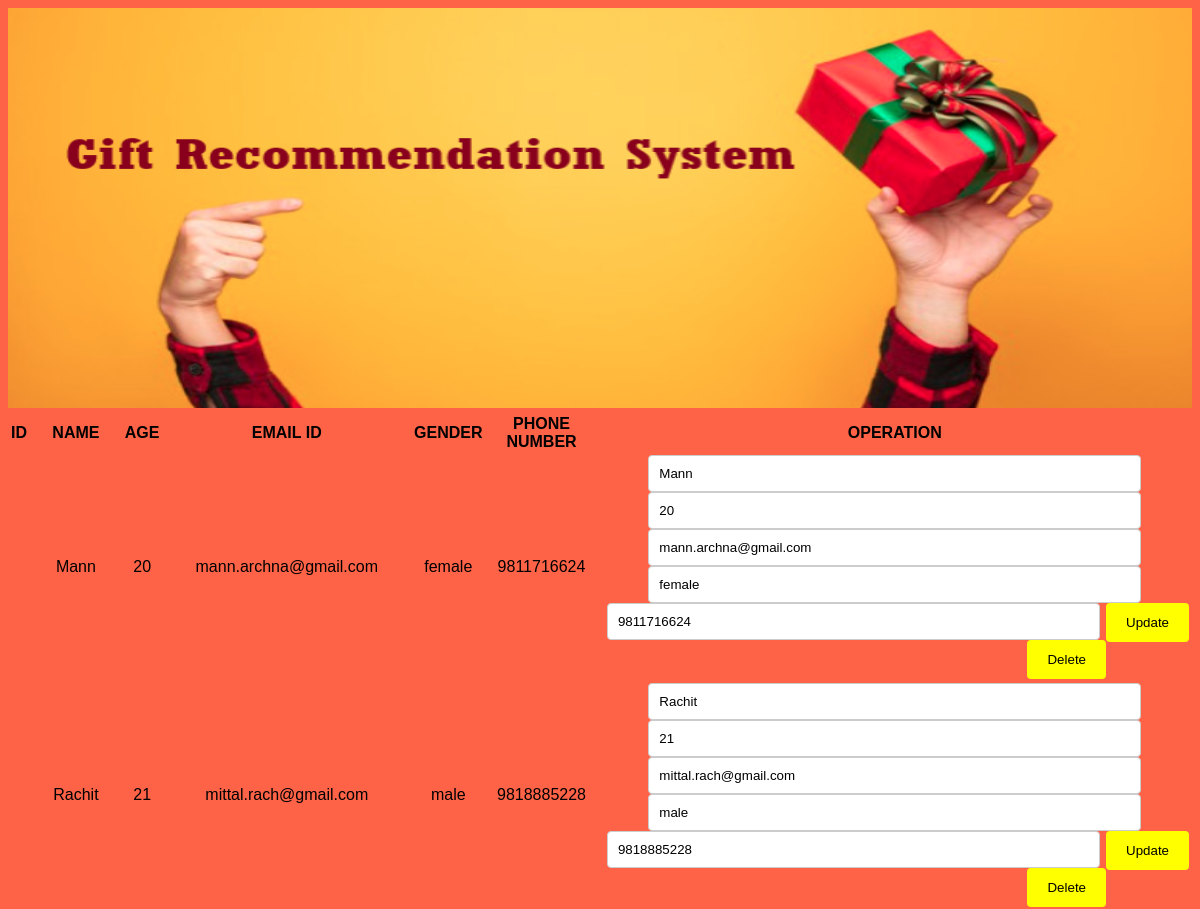
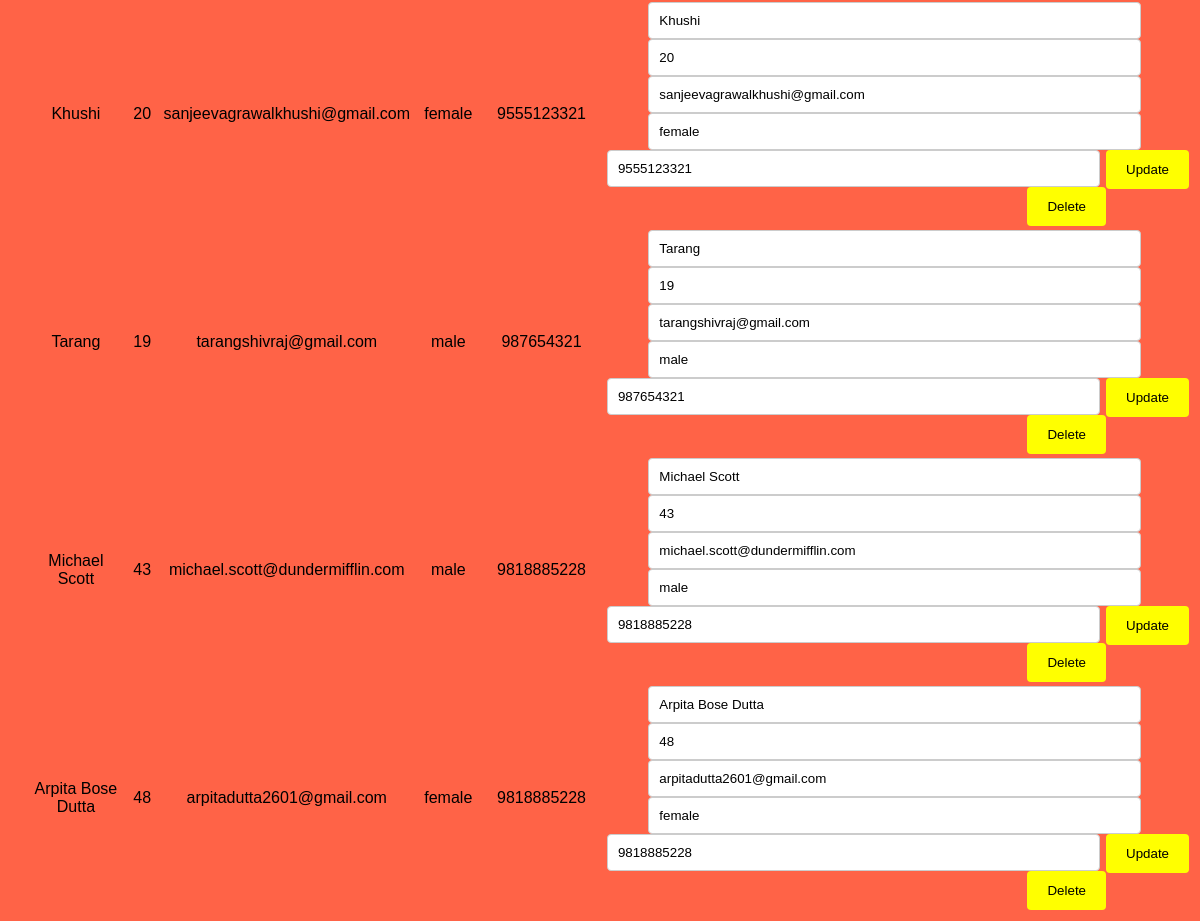
Before: /clients with the older database file (2 pictures, top to bottom).
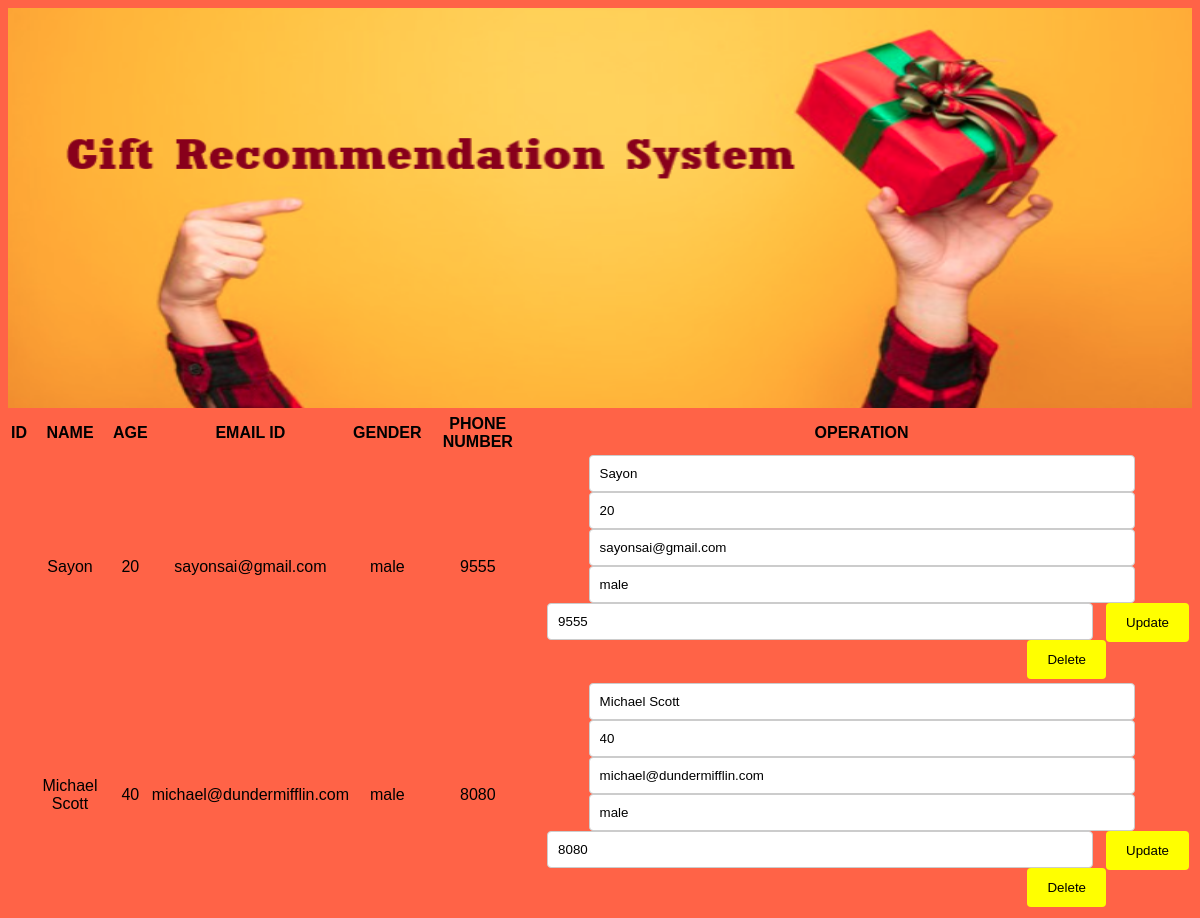
After: the same page with the newer database file.
### project.py (models this page shows)
class Customer(db.Model):
    __tablename__ = 'customer'
    name = db.Column(db.String(30), nullable=False)
    age = db.Column(db.Integer, nullable=False)
    email = db.Column(db.String(30), primary_key=True)
    gender = db.Column(db.String(20), nullable=False)
    phone = db.Column(db.String(13), nullable=False, unique=True)

### project.py (the view)
@app.route("/clients", methods=['GET', 'POST'])
def clients():
    customers = Customer.query.all()
    return render_template("clients.html", customers=customers)

### templates/clients.html (shortened to what this page needs)
<!DOCTYPE html>
<html lang="en">
<head>
    <link rel="stylesheet" href="{{ url_for('static', filename='style.css') }}">
</head>
<body style="background-color: tomato;">
    <div class="cover">
    <img src="{{url_for('static', filename='coverpic.png')}}" width="100%" height="400" alt="gift boxes">
    </div>
    <div class="client-data">
    <table>
        <thead>
            <tr>
                <th>ID</th>
                <th>NAME</th>
                <th>AGE</th>
                <th>EMAIL ID</th>
                <th>GENDER</th>
                <th>PHONE NUMBER</th>
                <th>OPERATION</th>
            </tr>
        </thead>
        <tbody>
            {% for customer in customers %}
            <tr>
                <td>{{customer.id}}</td>
                <td>{{customer.name}}</td>
                <td>{{customer.age}}</td>
                <td>{{customer.email}}</td>
                <td>{{customer.gender}}</td>
                <td>{{customer.phone}}</td>
                <td>
                    <form method="POST" action="./updateclient">
                        <input type="text" value="{{customer.name}}" name="newName">
                        <input type="text" value="{{customer.age}}" name="newAge">
                        <input type="text" value="{{customer.email}}" name="newEmail">
                        <input type="text" value="{{customer.gender}}" name="newGender">
                        <input type="text" value="{{customer.phone}}" name="newPhone">
                        <input type="submit" value="Update">
                    </form>
                    <form method="POST" action="./deleteclient">
                        <input type="submit" value="Delete">
                    </form>
                </td>
            </tr>
            {% endfor %}
        </tbody>
    </table>
    </div>
</body>
</html>

### static/style.css (style rules this page uses)
* { font-family: 'Lucida Sans', 'Lucida Sans Regular', 'Lucida Grande', 'Lucida Sans Unicode', Geneva, Verdana, sans-serif; }
img { width: 100%; }
table { border-radius: 10px; text-align: center; margin: 0 auto; }
input[type=text], input[type=number] { width: 80%; padding: 10px; border: 1px solid #ccc; border-radius: 4px; resize: vertical; }
input[type=submit] { background-color: yellow; color: black; padding: 12px 20px; border: none; border-radius: 4px; cursor: pointer; float: right; }

Changed rows visible on the page:
removed Customer: name "Mann", age "20", email "mann.archna@gmail.com", gender "female", phone "9811716624", newName "Mann", newAge "20", newEmail "mann.archna@gmail.com", newGender "female", newPhone "9811716624"
removed Customer: name "Rachit", age "21", email "mittal.rach@gmail.com", gender "male", phone "9818885228", newName "Rachit", newAge "21", newEmail "mittal.rach@gmail.com", newGender "male", newPhone "9818885228"
removed Customer: name "Khushi", age "20", email "sanjeevagrawalkhushi@gmail.com", gender "female", phone "9555123321", newName "Khushi", newAge "20", newEmail "sanjeevagrawalkhushi@gmail.com", newGender "female", newPhone "9555123321"
removed Customer: name "Tarang", age "19", email "tarangshivraj@gmail.com", gender "male", phone "987654321", newName "Tarang", newAge "19", newEmail "tarangshivraj@gmail.com", newGender "male", newPhone "987654321"
removed Customer: name "Michael Scott", age "43", email "michael.scott@dundermifflin.com", gender "male", phone "9818885228", newName "Michael Scott", newAge "43", newEmail "michael.scott@dundermifflin.com", newGender "male", newPhone "9818885228"
removed Customer: name "Arpita Bose Dutta", age "48", email "arpitadutta2601@gmail.com", gender "female", phone "9818885228", newName "Arpita Bose Dutta", newAge "48", newEmail "arpitadutta2601@gmail.com", newGender "female", newPhone "9818885228"
added Customer: name "Sayon", age "20", email "sayonsai@gmail.com", gender "male", phone "9555", newName "Sayon", newAge "20", newEmail "sayonsai@gmail.com", newGender "male", newPhone "9555"
added Customer: name "Michael Scott", age "40", email "michael@dundermifflin.com", gender "male", phone "8080", newName "Michael Scott", newAge "40", newEmail "michael@dundermifflin.com", newGender "male", newPhone "8080"
